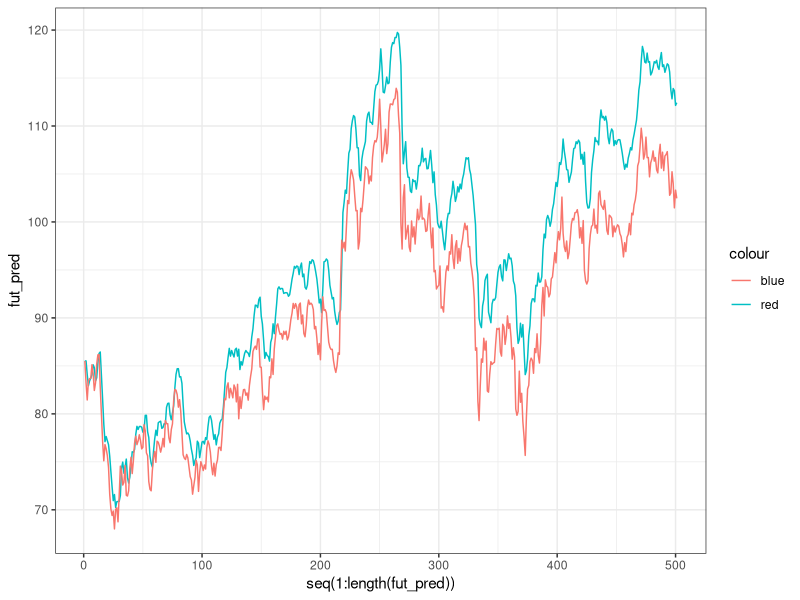

Here is the R script that generated this plot:
## ---- chunk 1
knitr::opts_chunk$set(echo = TRUE)

library(dplyr)
library(ggplot2)
cb_palette <- c("#000000", "#E69F00", "#56B4E9", "#009E73", "#F0E442",
                "#0072B2", "#D55E00", "#CC79A7", "grey80")
ggplot2::theme_set(theme_bw())
library(readxl)


## ---- chunk 2

library(readxl)
Oil_Data <- read_excel("oil_complete.xls")
oil <- na.omit(Oil_Data)

# start with prior for x

T <- 500
x_true <- rep(NA, T)
obs <- rep(NA, T)

a <- oil$`Spot Vol`[1:T]
b <- oil$`Future Vol`[1:T]

sx <- sqrt(var(b))
sy <- sqrt(var(a))

for (t in seq(1, T)) {
  x_true[t] <- b[t]
  obs[t] <- a[t]
}
#
T <- length(obs)
N <- 1000

# create x and weight matrices
x <- matrix(nrow =  N, ncol = T)
weights <- matrix(nrow =  N, ncol = T)
# intial (at t=1):
# draw X from prior distribution
x[, 1] <- rnorm(N, 0, sx)
# calculate weights, i.e. probability of evidence given sample from X
weights[, 1] <- dnorm(obs[1], x[, 1], sy)
# normalise weights
weights[, 1] <- weights[, 1] / sum(weights[, 1])

# weighted resampling with replacement. This ensures that X will converge to the true distribution
x[, 1] <-
  sample(x[, 1],
         replace = TRUE,
         size = N,
         prob = weights[, 1])

for (t in seq(2, T)) {
  # predict x_{t} from previous time step x_{t-1}
  # based on process (transition) model
  x[, t] <- rnorm(N, x[, t - 1], sx)
  # calculate  and normalise weights
  weights[, t] <- dnorm(obs[t], x[, t], sy)
  weights[, t] <- weights[, t] / sum(weights[, t])
  # weighted resampling with replacement
  x[, t] <-
    sample(x[, t],
           replace = TRUE,
           size = N,
           prob = weights[, t])
}

fut_pred <- oil$`Future Price`[1]

x_mean <- apply(x, 2, mean)

for (i in 1:ncol(x)) {
  
  new_pred <- fut_pred[length(fut_pred)] *(1+x_mean[i])
  fut_pred <- c(fut_pred, new_pred)
  
}

futures <- oil$`Future Price`[1:length(fut_pred)]
spots <- oil$`Future Price`[1:length(fut_pred)]


p1 <- ggplot() + geom_line(aes(y = fut_pred, x = seq(1:length(fut_pred)), colour = "red")) + geom_line(aes(y = futures, x = seq(1:length(fut_pred)), colour = "blue"))

p1


